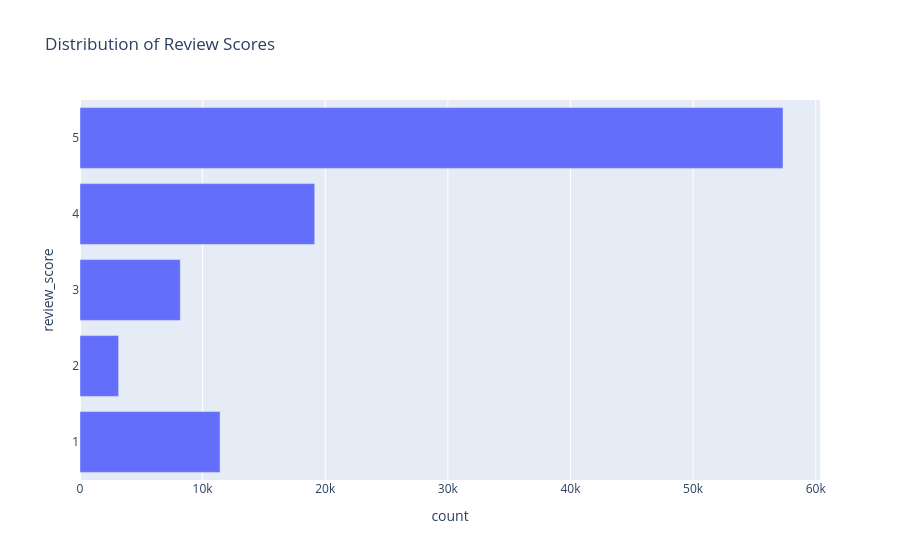

Source (notebook cell):
### Code cell
# review score distribution

reviews_table = tables['order_reviews']
review_scores = reviews_table['review_score'].value_counts().reset_index()
reviews_chart = px.bar(review_scores,
                      x='count',
                      y='review_score',
                      title='Distribution of Review Scores',
                      orientation='h')
reviews_chart.show()

### Figure 1 — Plotly figure (JSON) as saved in the notebook; plotly's stock layout.template omitted (floating-point values rounded to 4 significant figures)
{"data": [{"alignmentgroup": "True", "hovertemplate": "count=%{x}<br>review_score=%{y}<extra></extra>", "legendgroup": "", "marker": {"color": "#636efa", "pattern": {"shape": ""}}, "name": "", "offsetgroup": "", "orientation": "h", "showlegend": false, "textposition": "auto", "type": "bar", "x": [57328, 19142, 11424, 8179, 3151], "xaxis": "x", "y": [5, 4, 1, 3, 2], "yaxis": "y"}], "layout": {"barmode": "relative", "legend": {"tracegroupgap": 0}, "title": {"text": "Distribution of Review Scores"}, "xaxis": {"anchor": "y", "domain": [0, 1], "title": {"text": "count"}}, "yaxis": {"anchor": "x", "domain": [0, 1], "title": {"text": "review_score"}}}}
